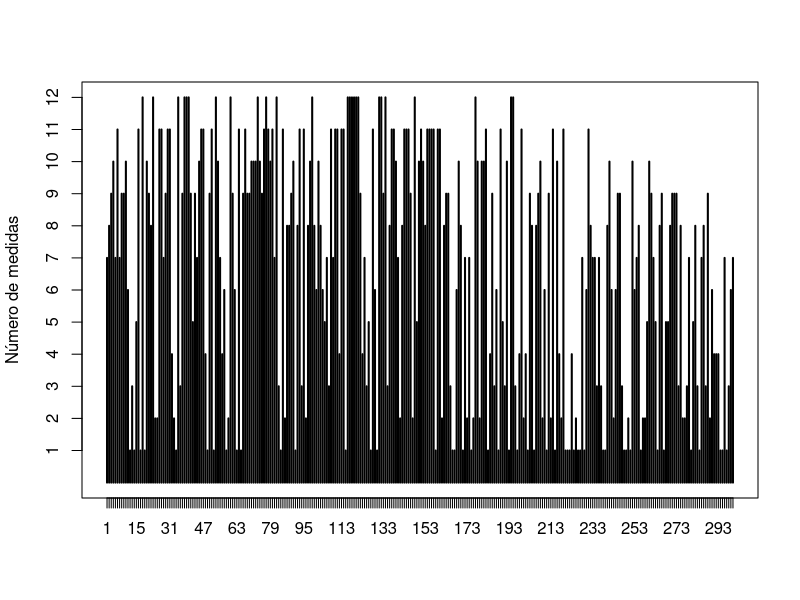
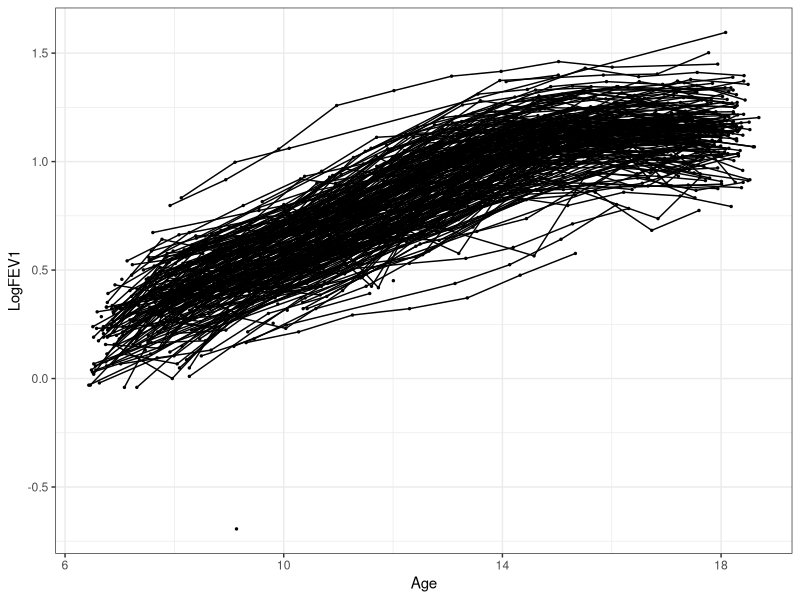

The R source for these figures, in order:
rm(list = ls())

dados <-read.table("fev1.csv",h=TRUE,dec=',',sep=";")
head(dados, 15)# duas primeiras meninas

dim(dados)
summary(dados)

plot(table(dados$Id),yaxt="n",ylab="Número de medidas");axis(2,at=1:12)

library(ggplot2)
p1 <-ggplot(dados,aes(x=Age, y=LogFEV1))+ geom_line(aes(group=Id))+ theme_bw()+theme(legend.position="top")+
            scale_x_continuous(breaks=c(6,10,14,18))+geom_point(size=0.5)
p1
